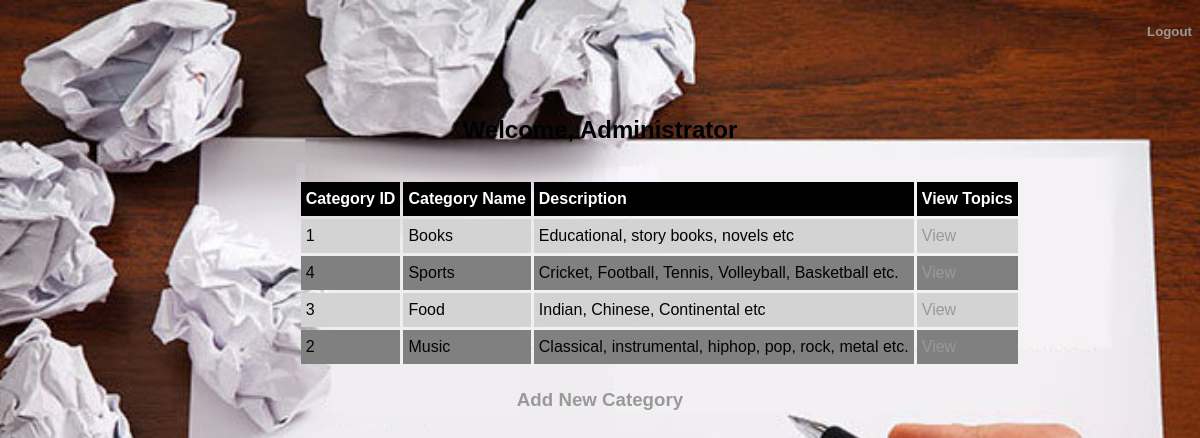
The app's page /admin.php with its own data.
### tables this page shows
CREATE TABLE IF NOT EXISTS `category` (
  `C_Name` varchar(255) NOT NULL,
  `C_ID` int(11) NOT NULL,
  `C_Desc` varchar(255) NOT NULL
);

### admin.php (the view, shortened to what this page needs)
<!DOCTYPE html PUBLIC "-//W3C//DTD XHTML 1.0 Transitional//EN" "http://www.w3.org/TR/xhtml1/DTD/xhtml1-transitional.dtd">
<html xmlns="http://www.w3.org/1999/xhtml" xml:lang="en" lang="en">
<head>
    <link href="style.css" rel="stylesheet" title="Style" />
</head>
<body>
    <a href="login.html"><h5 align="right">Logout</h5></a>
    <table align="center" cellspacing=3 align=center cellpadding=5 style="padding-left: 10%; padding-top: 1%;">
        <tr style="background-color: black; color: white;"><th>Category ID</th><th>Category Name</th><th>Description</th><th>View Topics</th></tr>
<?php
    $link=mysqli_connect("localhost","root","","DiscussionForum");
    echo "<h2 align=center style='padding-top: 4%;'>Welcome, Administrator</h2>";
    $qry="select * from category";
    $resultset=mysqli_query($link,$qry);
    $count=0;
    while($result=mysqli_fetch_row($resultset))
    {
        if($count%2==0)
            echo "<tr style=background-color:lightgrey;><td>$result[1]</td><td>$result[0]</td><td>$result[2]</td><td><a href=showtopic.php?tid=$result[1]>View</a></td></tr>";
        else
            echo "<tr style=background-color:grey;><td>$result[1]</td><td>$result[0]</td><td>$result[2]</td><td><a href=showtopic.php?tid=$result[1]>View</a></td></tr>";
        $count++;
    }
?>
</table>
<a href="categories.html" align="center"><h3>Add New Category</h3></a>
</body>
</html>

### style.css (style rules this page uses)
body { background: url('Images/3.jpg') no-repeat center center fixed; -webkit-background-size: cover; -moz-background-size: cover; -o-background-size: cover; background-size: cover; color: #000305; font-size: 100%; font-family: Arial, 'Lucida Sans Unicode'; line-height: 1.5; text-align: justify; }
a { color: #999999; text-decoration: none; text-align: center; }

### records on screen
category: C_ID "1", C_Name "Books", C_Desc "Educational, story books, novels etc"
category: C_ID "4", C_Name "Sports", C_Desc "Cricket, Football, Tennis, Volleyball, Basketball etc."
category: C_ID "3", C_Name "Food", C_Desc "Indian, Chinese, Continental etc"
category: C_ID "2", C_Name "Music", C_Desc "Classical, instrumental, hiphop, pop, rock, metal etc."
